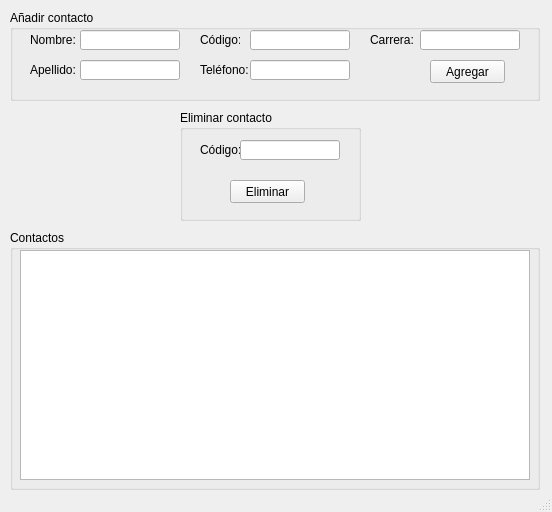
<?xml version="1.0" encoding="UTF-8"?>
<ui version="4.0">
 <class>MainWindow</class>
 <widget class="QMainWindow" name="MainWindow">
  <property name="geometry">
   <rect>
    <x>0</x>
    <y>0</y>
    <width>552</width>
    <height>512</height>
   </rect>
  </property>
  <property name="windowTitle">
   <string>Agenda</string>
  </property>
  <widget class="QWidget" name="centralwidget">
   <widget class="QGroupBox" name="groupBox">
    <property name="geometry">
     <rect>
      <x>10</x>
      <y>10</y>
      <width>530</width>
      <height>91</height>
     </rect>
    </property>
    <property name="title">
     <string>Añadir contacto</string>
    </property>
    <widget class="QLineEdit" name="lineEditCarrera">
     <property name="geometry">
      <rect>
       <x>410</x>
       <y>20</y>
       <width>100</width>
       <height>20</height>
      </rect>
     </property>
    </widget>
    <widget class="QLabel" name="label_4">
     <property name="geometry">
      <rect>
       <x>190</x>
       <y>50</y>
       <width>50</width>
       <height>20</height>
      </rect>
     </property>
     <property name="text">
      <string>Teléfono:</string>
     </property>
    </widget>
    <widget class="QLabel" name="label_5">
     <property name="geometry">
      <rect>
       <x>360</x>
       <y>20</y>
       <width>47</width>
       <height>20</height>
      </rect>
     </property>
     <property name="text">
      <string>Carrera:</string>
     </property>
    </widget>
    <widget class="QLineEdit" name="lineEditCodigo">
     <property name="geometry">
      <rect>
       <x>240</x>
       <y>20</y>
       <width>100</width>
       <height>20</height>
      </rect>
     </property>
    </widget>
    <widget class="QLineEdit" name="lineEditApellido">
     <property name="geometry">
      <rect>
       <x>70</x>
       <y>50</y>
       <width>100</width>
       <height>20</height>
      </rect>
     </property>
    </widget>
    <widget class="QLineEdit" name="lineEditTelefono">
     <property name="geometry">
      <rect>
       <x>240</x>
       <y>50</y>
       <width>100</width>
       <height>20</height>
      </rect>
     </property>
    </widget>
    <widget class="QLineEdit" name="lineEditNombre">
     <property name="geometry">
      <rect>
       <x>70</x>
       <y>20</y>
       <width>100</width>
       <height>20</height>
      </rect>
     </property>
    </widget>
    <widget class="QLabel" name="label_3">
     <property name="geometry">
      <rect>
       <x>190</x>
       <y>20</y>
       <width>40</width>
       <height>20</height>
      </rect>
     </property>
     <property name="text">
      <string>Código:</string>
     </property>
    </widget>
    <widget class="QLabel" name="label_2">
     <property name="geometry">
      <rect>
       <x>20</x>
       <y>50</y>
       <width>47</width>
       <height>20</height>
      </rect>
     </property>
     <property name="text">
      <string>Apellido:</string>
     </property>
    </widget>
    <widget class="QLabel" name="label">
     <property name="geometry">
      <rect>
       <x>20</x>
       <y>20</y>
       <width>47</width>
       <height>20</height>
      </rect>
     </property>
     <property name="text">
      <string>Nombre:</string>
     </property>
    </widget>
    <widget class="QPushButton" name="pushButtonAgregar">
     <property name="geometry">
      <rect>
       <x>420</x>
       <y>50</y>
       <width>75</width>
       <height>23</height>
      </rect>
     </property>
     <property name="text">
      <string>Agregar</string>
     </property>
    </widget>
   </widget>
   <widget class="QGroupBox" name="groupBox_2">
    <property name="geometry">
     <rect>
      <x>180</x>
      <y>110</y>
      <width>181</width>
      <height>111</height>
     </rect>
    </property>
    <property name="title">
     <string>Eliminar contacto</string>
    </property>
    <widget class="QLabel" name="label_6">
     <property name="geometry">
      <rect>
       <x>20</x>
       <y>30</y>
       <width>47</width>
       <height>20</height>
      </rect>
     </property>
     <property name="text">
      <string>Código:</string>
     </property>
    </widget>
    <widget class="QLineEdit" name="lineEditCodigoEliminar">
     <property name="geometry">
      <rect>
       <x>60</x>
       <y>30</y>
       <width>100</width>
       <height>20</height>
      </rect>
     </property>
    </widget>
    <widget class="QPushButton" name="pushButtonEliminar">
     <property name="geometry">
      <rect>
       <x>50</x>
       <y>70</y>
       <width>75</width>
       <height>23</height>
      </rect>
     </property>
     <property name="text">
      <string>Eliminar</string>
     </property>
    </widget>
   </widget>
   <widget class="QGroupBox" name="groupBox_3">
    <property name="geometry">
     <rect>
      <x>10</x>
      <y>230</y>
      <width>530</width>
      <height>260</height>
     </rect>
    </property>
    <property name="title">
     <string>Contactos</string>
    </property>
    <widget class="QTableWidget" name="tableWidgetContactos">
     <property name="geometry">
      <rect>
       <x>10</x>
       <y>20</y>
       <width>510</width>
       <height>230</height>
      </rect>
     </property>
    </widget>
   </widget>
  </widget>
  <widget class="QStatusBar" name="statusbar"/>
 </widget>
 <resources/>
 <connections/>
</ui>
